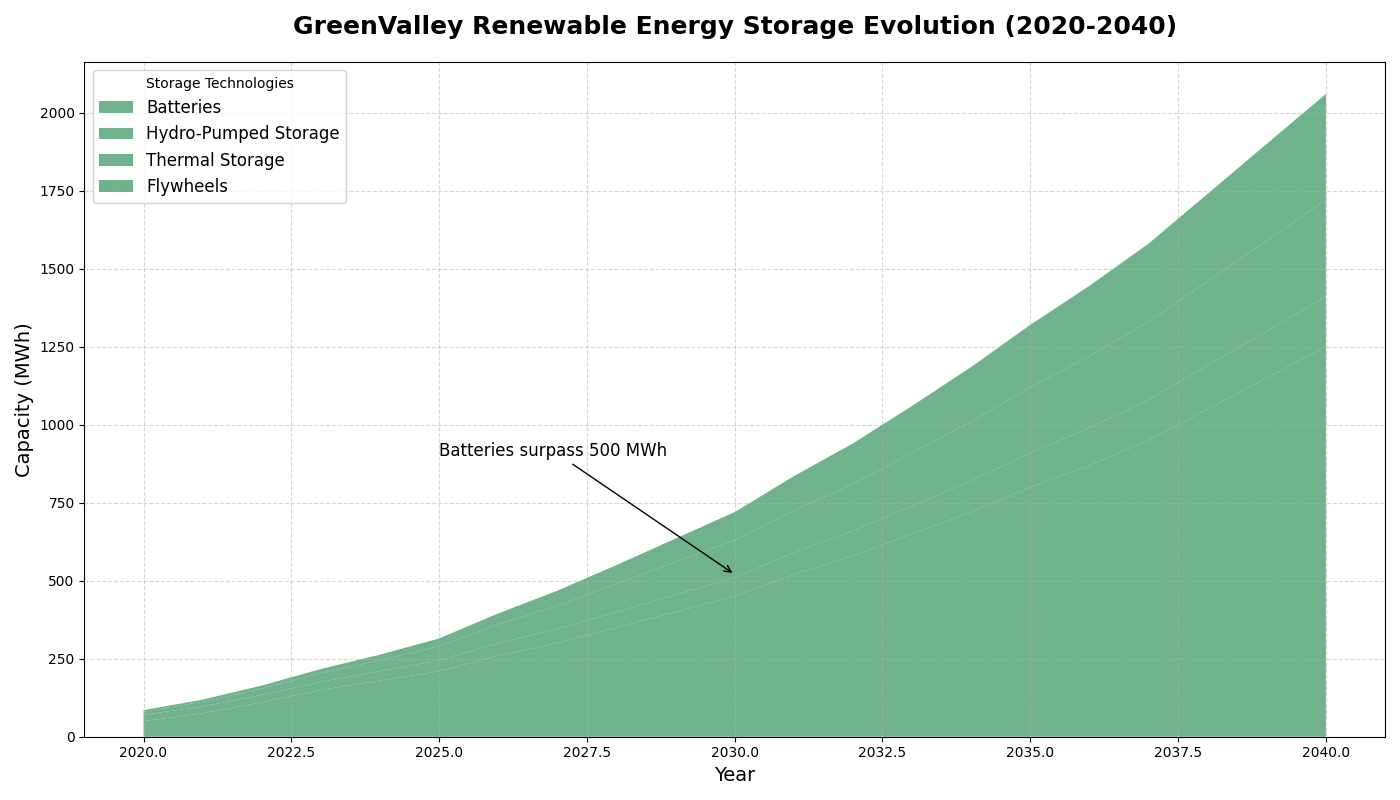

Source code (Python):
import matplotlib.pyplot as plt
import numpy as np

years = np.arange(2020, 2041)

batteries = np.array([50, 75, 110, 150, 180, 210, 260, 300, 350, 400, 450, 520, 580, 650, 720, 800, 870, 950, 1050, 1150, 1250])
hydropumped = np.array([20, 22, 24, 26, 30, 35, 40, 45, 50, 55, 60, 70, 80, 90, 100, 110, 120, 130, 140, 150, 160])
thermal = np.array([10, 15, 20, 28, 35, 45, 60, 75, 90, 105, 120, 135, 150, 170, 190, 210, 230, 250, 270, 290, 310])
flywheels = np.array([5, 7, 10, 13, 18, 25, 35, 48, 60, 75, 90, 110, 130, 150, 175, 200, 225, 250, 280, 310, 340])

fig, ax = plt.subplots(figsize=(14, 8))

# Apply a single color for all groups
ax.stackplot(years, batteries, hydropumped, thermal, flywheels,
             labels=['Batteries', 'Hydro-Pumped Storage', 'Thermal Storage', 'Flywheels'],
             colors=['#4C9F70'], alpha=0.8)

ax.set_title('GreenValley Renewable Energy Storage Evolution (2020-2040)', fontsize=18, fontweight='bold', pad=20)
ax.set_xlabel('Year', fontsize=14)
ax.set_ylabel('Capacity (MWh)', fontsize=14)

ax.legend(loc='upper left', title='Storage Technologies', fontsize=12)
ax.grid(True, linestyle='--', alpha=0.5)

ax.annotate('Batteries surpass 500 MWh', xy=(2030, 520), xytext=(2025, 900),
             arrowprops=dict(facecolor='black', arrowstyle='->'), fontsize=12)

plt.tight_layout()
plt.show()
